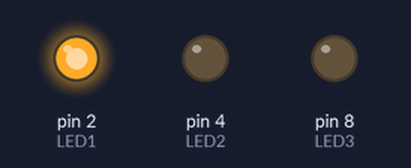
Simulated run of this sketch. Board: Arduino Uno, built with avr-gcc and run on an emulated ATmega328P. Parts: output pins drawn as LEDs (lit = HIGH).

Above: at 1.5 s.
At 3.5 s:
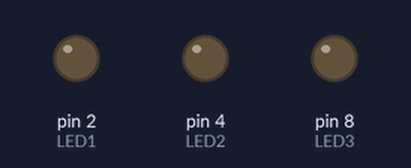
At 5.5 s:
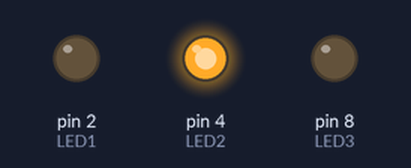
At 9.5 s:
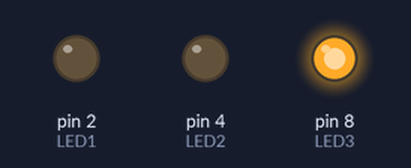
Timing chart, 0 to 15.6 s (numbered marks = the images above):
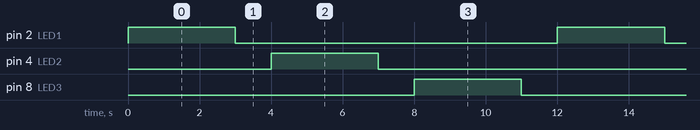

The sketch:

Lab3L21.ino
```cpp
/*
Name:		Lab3L21.ino
Created:	5/23/2018 5:40:22 PM
Author:	chris
*/
int LED1 = 2; //The blue LED is connected pin 2 of the Arduino.
int LED2 = 4; //The blue LED is connected pin 4 of the Arduino.
int LED3 = 8; //The blue LED is connected pin 4 of the Arduino.
int onTime = 3000;    //This is the number of milliseconds the LED will be on for.
int offTime = 1000;    //This is the number of milliseconds the LED will be on for.

					 // the setup function runs once when you press reset or power the board
void setup() {
	pinMode(LED1, OUTPUT);  //Setup Blue LED pin as an output pin.
	pinMode(LED2, OUTPUT);  //Setup Blue LED pin as an output pin.
	pinMode(LED3, OUTPUT);  //Setup Blue LED pin as an output pin.

}

// the loop function runs over and over again until power down or reset
void loop() {

	LightFlash(LED1);
	LightFlash(LED2);
	LightFlash(LED3);
}

void LightFlash(int port) {
	digitalWrite(port, HIGH);  //Turn on the blue LED.
	delay(onTime);                   //Wait onTime.
	digitalWrite(port, LOW);   //Turn off the blue LED.
	delay(offTime);                  //Wait offTime.

}
```

Measured:
- by itself, pin 2 (LED1), pin 4 (LED2), pin 8 (LED3): alternates HIGH for 3.0 s and LOW for 9.0 s
- by itself, everything shown: repeats every 12.0 s, in 6 steps
